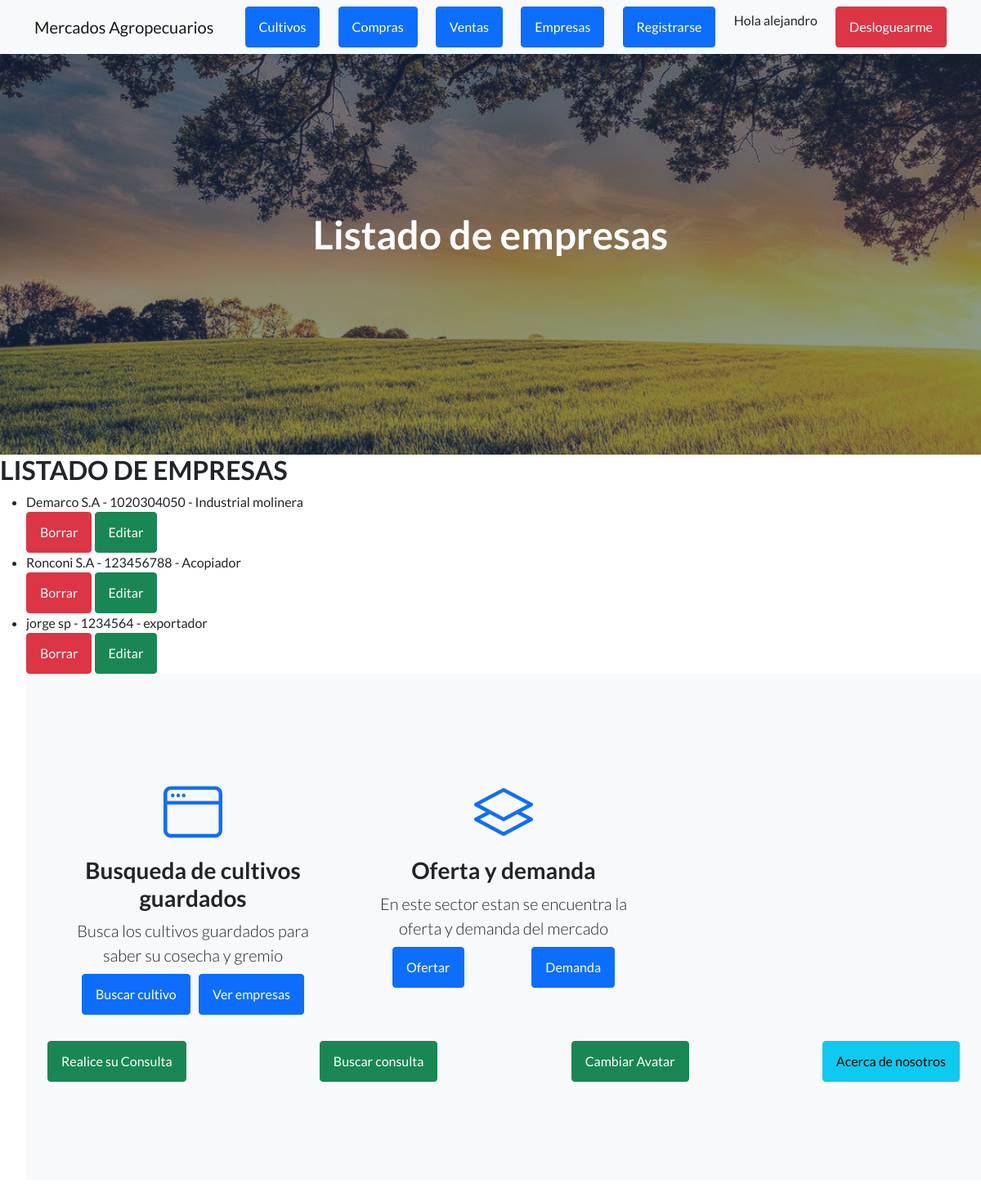
/MVT_Ronconi_app/leer_empresa/ (signed in), run on the app's committed database.
### MVT_Ronconi_app/models.py (models this page shows, shortened)
class empresas (models.Model):
    razon_social=models.CharField(max_length=50)
    cuit=models.IntegerField()
    gremio=models.CharField(max_length=50)

### MVT_Ronconi_app/views.py (the view)
# urls.py: path('leer_empresa/', leer_empresa, name="leer_empresa"),
@login_required
def leer_empresa(request):
    empresas_lista=empresas.objects.all()
    return render(request, "MVT_app/leer_empresa.html", {"ESTO_VA":empresas_lista})

### MVT_Ronconi_app/templates/MVT_app/leer_empresa.html
{% extends "MVT_app/inicio.html" %}
{% load static %}
{% block titulo %}
<h1 class="mb-5">Listado de empresas</h1>
{% endblock %}
{% block contenido_nuevo %}
<h2>LISTADO DE EMPRESAS</h2>
<ul>
    {% for empresa in ESTO_VA %}
    <li>{{ empresa.razon_social }} - {{ empresa.cuit }} - {{ empresa.gremio }}
    </li>
    <a class="btn btn-danger" href="{% url 'borrar_empresa' empresa.id %}">Borrar</a>
    <a class="btn btn-success" href="{% url 'editar_empresa' empresa.id %}">Editar</a>
    {% endfor %}
{% endblock %}

### MVT_Ronconi_app/templates/MVT_app/inicio.html (shortened to what this page needs)
<!DOCTYPE html>
<html lang="en">
    <head>
        {% load static %}
        <link href="https://cdn.jsdelivr.net/npm/bootstrap-icons@1.5.0/font/bootstrap-icons.css" rel="stylesheet" type="text/css" />
        <link href="{% static 'MVT_app/css/styles.css' %}" rel="stylesheet" />
    </head>
    <body>
        <nav class="navbar navbar-light bg-light static-top">
            <div class="container">
                <a class="navbar-brand" href="{% url 'inicio1' %}">Mercados Agropecuarios</a>
                <a class="btn btn-primary" href="{% url 'cultivoformulario' %}">Cultivos</a>
                <a class="btn btn-primary" href="{% url 'comprasformulario' %}">Compras</a>
                <a class="btn btn-primary" href="{% url 'ventasformulario' %}">Ventas</a>
                <a class="btn btn-primary" href="{% url 'empresaformulario' %}">Empresas</a>
                <a class="btn btn-primary" href="{% url 'register' %}">Registrarse</a>
                {% if user.is_authenticated %}
                <p> Hola {{ user.username }}</p>
                <a class="btn btn-danger" href="{% url 'logout' %}">Desloguearme</a>
                {% else %}
                <a class="btn btn-primary" href="{% url 'login' %}">Login</a>
                {% endif %}
            </div>
        </nav>
        <header class="masthead">
            <div class="container position-relative">
                <div class="row justify-content-center">
                    <div class="col-xl-6">
                        <div class="text-center text-white">
                             {% block titulo %}
                             {% endblock %}
                        </div>
                    </div>
                </div>
            </div>
        </header>
        {% block contenido_nuevo %}
        {% endblock %}
        <section class="features-icons bg-light text-center">
            <div class="container">
                <div class="row">
                    <div class="col-lg-4">
                        <div class="features-icons-item mx-auto mb-5 mb-lg-0 mb-lg-3">
                            <div class="features-icons-icon d-flex"><i class="bi-window m-auto text-primary"></i></div>
                            <h3>Busqueda de cultivos guardados</h3>
                            <p class="lead mb-0">Busca los cultivos guardados para saber su cosecha y gremio</p>
                            <nav class="navbar navbar-light bg-light static-top">
                                <div class="container">
                                   <a class="btn btn-primary" href="{% url 'busquedacultivo' %}">Buscar cultivo</a>
                                   <a class="btn btn-primary" href="{% url 'leer_empresa' %}">Ver empresas</a>
                                </div>
                        </div>
                    </div>
                    <div class="col-lg-4">
                        <div class="features-icons-item mx-auto mb-5 mb-lg-0 mb-lg-3">
                            <div class="features-icons-icon d-flex"><i class="bi-layers m-auto text-primary"></i></div>
                            <h3>Oferta y demanda </h3>
                            <p class="lead mb-0">En este sector estan se encuentra la oferta y demanda del mercado</p>
                            <nav class="navbar navbar-light bg-light static-top">
                                <div class="container">
                                   <a class="btn btn-primary" href="{% url 'oferta' %}"> Ofertar </a>
                                   <a class="btn btn-primary" href="{% url 'demanda' %}"> Demanda </a>
                        </div>
                            </div>
        </div>
    </div>
</div>
<nav class="navbar navbar-light bg-light static-top">
    <div class="container">
        <a class="btn btn-success" href="{% url 'chatconsulta' %}"> Realice su Consulta </a>
        <a class="btn btn-success" href="{% url 'leer_consulta' %}"> Buscar consulta </a>
        <a class="btn btn-success" href="{% url 'agregarAvatar' %}">Cambiar Avatar</a>
        <a class="btn btn-info" href="{% url 'grupo' %}"> Acerca de nosotros </a>
    </div>

### data on the page
empresas: razon_social "Demarco S.A", cuit "1020304050", gremio "Industrial molinera"
empresas: razon_social "Ronconi S.A", cuit "123456788", gremio "Acopiador"
empresas: razon_social "jorge sp", cuit "1234564", gremio "exportador"

### other printed values
{{ user.username }} "alejandro"
